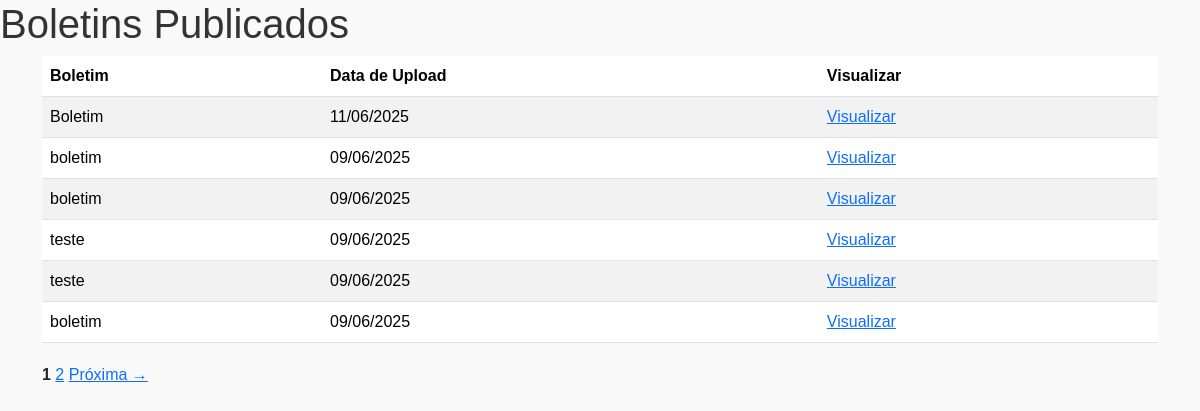
The app's page /listagem.php with its own data.
### tables this page shows
CREATE TABLE `boletins` (
  `id` int(11) NOT NULL,
  `nome` varchar(255) NOT NULL,
  `arquivo` varchar(255) NOT NULL,
  `data_upload` timestamp NOT NULL DEFAULT current_timestamp()
);

### listagem.php (the view, shortened to what this page needs)
<?php include "conexao.php"; ?>
<?php
$por_pagina = 6;
$pagina = isset($_GET['pagina']) ? (int)$_GET['pagina'] : 1;
$inicio = ($pagina - 1) * $por_pagina;
$total_query = $conn->query("SELECT COUNT(*) as total FROM boletins");
$total_result = $total_query->fetch_assoc();
$total = $total_result['total'];
$total_paginas = ceil($total / $por_pagina);
$sql = "SELECT * FROM boletins ORDER BY data_upload DESC LIMIT $inicio, $por_pagina";
$result = $conn->query($sql);
?>
<!DOCTYPE html>
<html lang="pt-br">
<head>
   <link rel="stylesheet" href="https://cdnjs.cloudflare.com/ajax/libs/font-awesome/6.5.2/css/all.min.css"crossorigin="anonymous" />
  <link rel="stylesheet" href="https://cdnjs.cloudflare.com/ajax/libs/aos/2.3.4/aos.css" />
  <link rel="stylesheet" href="https://cdnjs.cloudflare.com/ajax/libs/bootstrap/5.3.3/css/bootstrap.min.css" />
  <link rel="stylesheet" href="https://cdnjs.cloudflare.com/ajax/libs/bootstrap-icons/1.11.3/font/bootstrap-icons.min.css" />
  <link rel="stylesheet" href="https://cdnjs.cloudflare.com/ajax/libs/boxicons/2.1.4/css/boxicons.min.css" />
  <link rel="stylesheet" href="https://cdnjs.cloudflare.com/ajax/libs/boxicons/2.1.4/css/animations.min.css" />
  <link rel="stylesheet" href="https://cdnjs.cloudflare.com/ajax/libs/glightbox/3.3.0/css/glightbox.min.css" />
  <link rel="stylesheet" href="https://cdnjs.cloudflare.com/ajax/libs/Swiper/11.0.5/swiper-bundle.css" />
  <link rel="stylesheet" href="https://unpkg.com/leaflet/dist/leaflet.css" />
  <link rel="stylesheet" href="https://cdnjs.cloudflare.com/ajax/libs/Chart.js/3.7.0/chart.min.css">
  <link href="../css/style.css" rel="stylesheet">
</head>
<body>
    <h1>Boletins Publicados</h1>
    <div class="container">
    <table border="0" cellpadding="10" cellspacing="0"  class="table table-striped">
    <thead>
        <tr>
            <th>Boletim</th>
            <th>Data de Upload</th>
            <th>Visualizar</th>
        </tr>
    </thead>
    <tbody>
        <?php while ($row = $result->fetch_assoc()): ?>
            <tr>
                <td><?= $row['nome'] ?></td>
                <td><?= date('d/m/Y', strtotime($row['data_upload'])) ?></td>
                <td><a href="uploads/<?= $row['arquivo'] ?>" target="_blank" title="<?=$row['data_upload']?>">Visualizar</a></td>
            </tr>
        <?php endwhile; ?>
    </tbody>
</table>
<div style="margin-top: 20px;">
    <?php
    for ($i = 1; $i <= $total_paginas; $i++) {
        if ($i == $pagina) {
            echo "<strong> $i </strong>";
        } else {
            echo " <a href='?pagina=$i'>$i</a> ";
        }
    }
    ?>
    <?php if ($pagina < $total_paginas): ?>
        <a href="?pagina=<?= $pagina + 1 ?>">Próxima &#8594;</a>
    <?php endif; ?>
</div>
</body>
</html>

### css/style.css (style rules this page uses)
h1, h2 { color: #005288; }
body { font-family: sans-serif; background: #f8f8f8ce; }
h1, h2 { color: #333; }

### records on screen
boletins: nome "Boletim", data_upload "11/06/2025"
boletins: nome "boletim", data_upload "09/06/2025"
boletins: nome "boletim", data_upload "09/06/2025"
boletins: nome "teste", data_upload "09/06/2025"
boletins: nome "teste", data_upload "09/06/2025"
boletins: nome "boletim", data_upload "09/06/2025"
